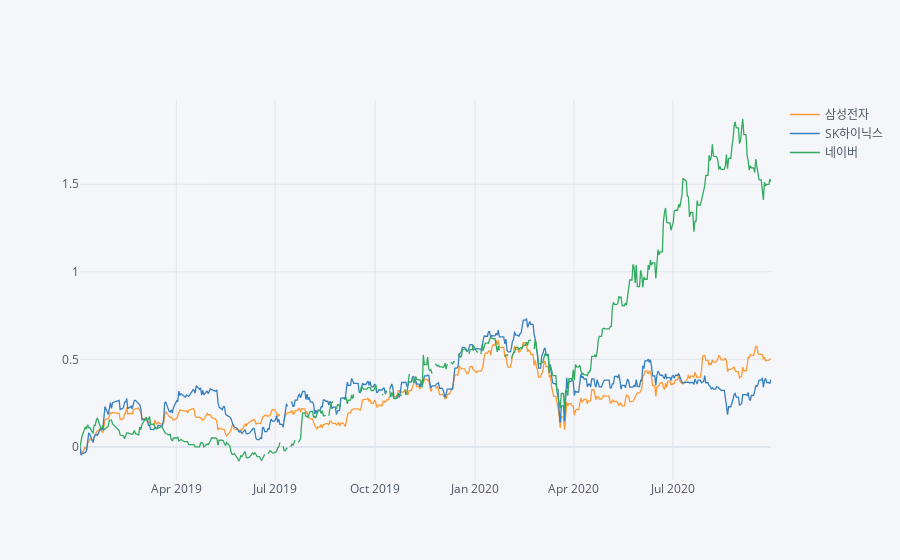

Notebook code for this chart:
### Code cell
df_plot = df / df.iloc[0] - 1.0
df_plot.iplot()

### Figure 1 — Plotly figure (JSON) as saved in the notebook; plotly's stock layout.template omitted (floating-point values rounded to 4 significant figures; data arrays with more than 128 entries replaced by an {"elided": "..."} marker saying what was removed)
{"data": [{"line": {"color": "rgba(255, 153, 51, 1.0)", "dash": "solid", "shape": "linear", "width": 1.3}, "mode": "lines", "name": "삼성전자", "text": "", "type": "scatter", "x": {"elided": "506 str values"}, "y": {"elided": "506 mixed values"}}, {"line": {"color": "rgba(55, 128, 191, 1.0)", "dash": "solid", "shape": "linear", "width": 1.3}, "mode": "lines", "name": "SK하이닉스", "text": "", "type": "scatter", "x": {"elided": "506 str values"}, "y": {"elided": "506 mixed values"}}, {"line": {"color": "rgba(50, 171, 96, 1.0)", "dash": "solid", "shape": "linear", "width": 1.3}, "mode": "lines", "name": "네이버", "text": "", "type": "scatter", "x": {"elided": "506 str values"}, "y": {"elided": "506 mixed values"}}], "layout": {"legend": {"bgcolor": "#F5F6F9", "font": {"color": "#4D5663"}}, "paper_bgcolor": "#F5F6F9", "plot_bgcolor": "#F5F6F9", "title": {"font": {"color": "#4D5663"}}, "xaxis": {"gridcolor": "#E1E5ED", "showgrid": true, "tickfont": {"color": "#4D5663"}, "title": {"font": {"color": "#4D5663"}, "text": ""}, "zerolinecolor": "#E1E5ED"}, "yaxis": {"gridcolor": "#E1E5ED", "showgrid": true, "tickfont": {"color": "#4D5663"}, "title": {"font": {"color": "#4D5663"}, "text": ""}, "zerolinecolor": "#E1E5ED"}}}
